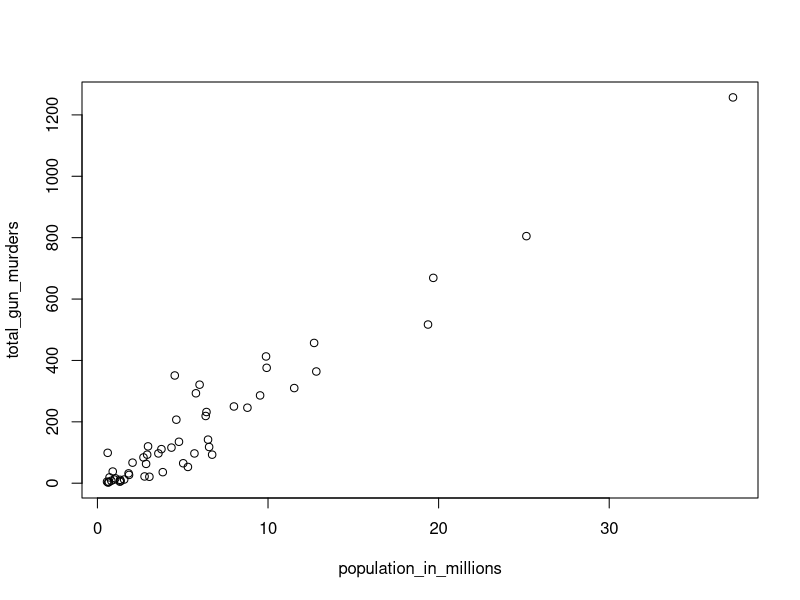
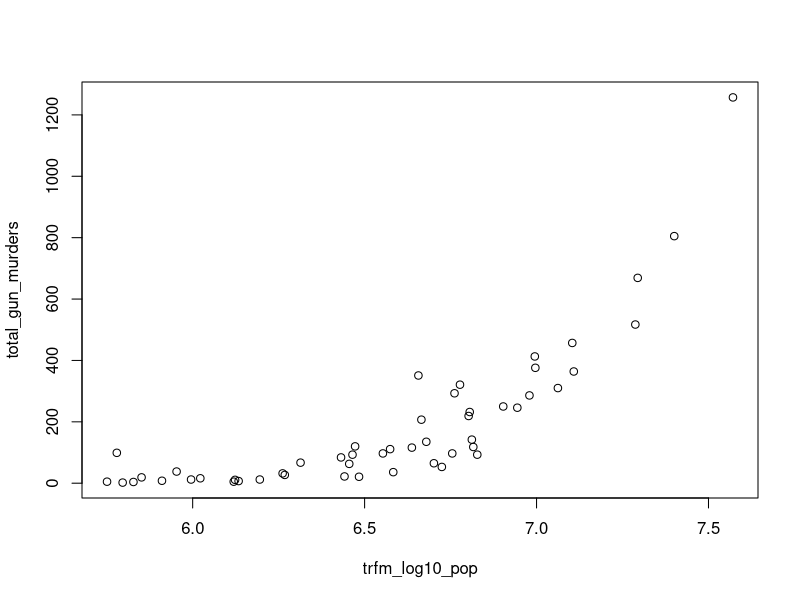

The R script that drew these images, in order:
## ---- chunk 1
knitr::opts_chunk$set(echo = TRUE)
## ---- chunk 2
library(dslabs)
data("murders")
## ---- chunk 3
      str(murders)
## ---- chunk 4
      murders$state
## ---- chunk 5
      murders[1:50,]
## ---- chunk 6
      murders[murders$abb == 'DC',]
## ---- chunk 7
      murders
## ---- chunk 8
      sum(murders$total)
## ---- chunk 9
      str(murders) # gak ngerti maksud soalnya apa :(
## ---- chunk 10
  names(murders)
## ---- chunk 11
  a = murders$abb
  class(a)
## ---- chunk 12
  b = murders$abb[]
  class(b)
  print(paste("Apakah variabel 'a' dan 'b' bernilai sama? ", a == b))
## ---- chunk 13
  length(levels(murders$region))
## ---- chunk 14
  table(murders$region)
## ---- chunk 15
  library(dslabs)
  data("murders")
## ---- chunk 16
  pop <- murders$population
  sorted_pop <- sort(pop)
  sorted_pop[1]
## ---- chunk 17
  index <- order(murders$population)
  index[1]
## ---- chunk 18
  which.min(murders$population)
## ---- chunk 19
  i_min <- which.min(murders$population)
  murders$state[i_min]
## ---- chunk 20
  temp <- c(35, 88, 42, 84, 81, 30)
  city <- c("Beijing", "Lagos", "Paris", "Rio de Janeiro", "San Juan", "Toronto")
  city_temps <- data.frame(name = city, temperature = temp) 
## ---- chunk 21
  ranks <- rank(murders$population)
  my_df <- data.frame(state = murders$state, rank = ranks)
  my_df
## ---- chunk 22
  ranks <- rank(murders$population)
  ind <- order(ranks)
  my_df <- data.frame(state = murders$state[ind], rank = ranks[ind])
  my_df
## ---- chunk 23
  population_in_millions <- murders$population/10^6
  total_gun_murders <- murders$total
  plot(population_in_millions, total_gun_murders)
## ---- chunk 24
  population_in_millions <- murders$population
  trfm_log10_pop <- log10(population_in_millions)
  total_gun_murders <- murders$total
  plot(trfm_log10_pop, total_gun_murders)
